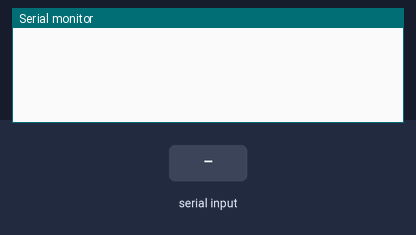
A sketch run on a simulated Arduino Uno, built with avr-gcc and run on an emulated ATmega328P. Parts: the last lines printed to the serial monitor. Inputs (shaded band) come from the test bench.

Above: at 1.2 s.
1.3 s: "1\n" received over Serial
At 2.5 s:
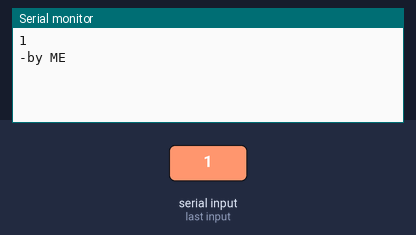
2.8 s: "1\n" received over the second serial link
At 3.6 s:
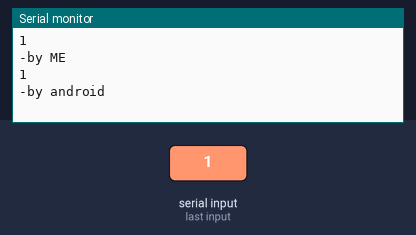
4.3 s: "0\n" received over Serial
At 4.8 s:
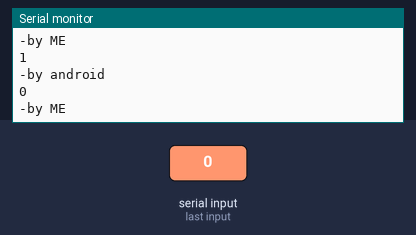
5.8 s: "2\n" received over the second serial link
At 7.1 s:
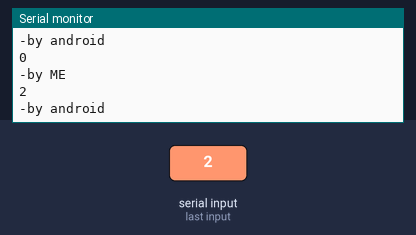
Timing chart, 0 to 8.3 s (numbered marks = the images above; inputs shaded):
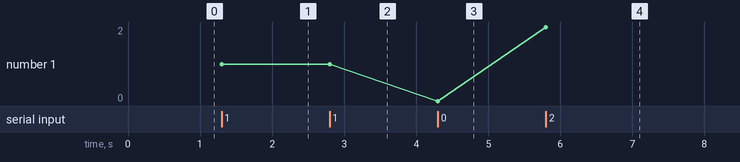

The sketch:

chat.ino
```cpp
#include <SoftwareSerial.h>

int bluetoothTx = 2;
int bluetoothRx = 3;

SoftwareSerial bluetooth(bluetoothTx, bluetoothRx);

void setup()
{
  //Setup usb serial connection to computer
  Serial.begin(9600);
  bluetooth.begin(9600);
}
void loop()
{
  //Read from bluetooth and write to usb serial
  if(bluetooth.available())
  {
    char toSend = (char)bluetooth.read();
    Serial.print(toSend);
    if(toSend=='\n'){
      Serial.println("-by android\n");
    }
  }

  //Read from usb serial to bluetooth
  if(Serial.available())
  {
    char toSend = (char)Serial.read();
    bluetooth.print(toSend);
    Serial.write(toSend);
     if(toSend=='\n'){
      Serial.println("-by ME\n");
    }
  }
}
```

Measured:
- after the input at 1.3 s, the serial monitor: prints a new line at once (image 1)
- after the input at 2.8 s, the serial monitor: prints a new line at once (image 2)
- after the input at 4.3 s, the serial monitor: prints a new line at once (image 3)
- after the input at 5.8 s, the serial monitor: prints a new line at once (image 4)
- plotted number 1: 1 → 0 after the input at 4.3 s, 0 → 2 after the input at 5.8 s
